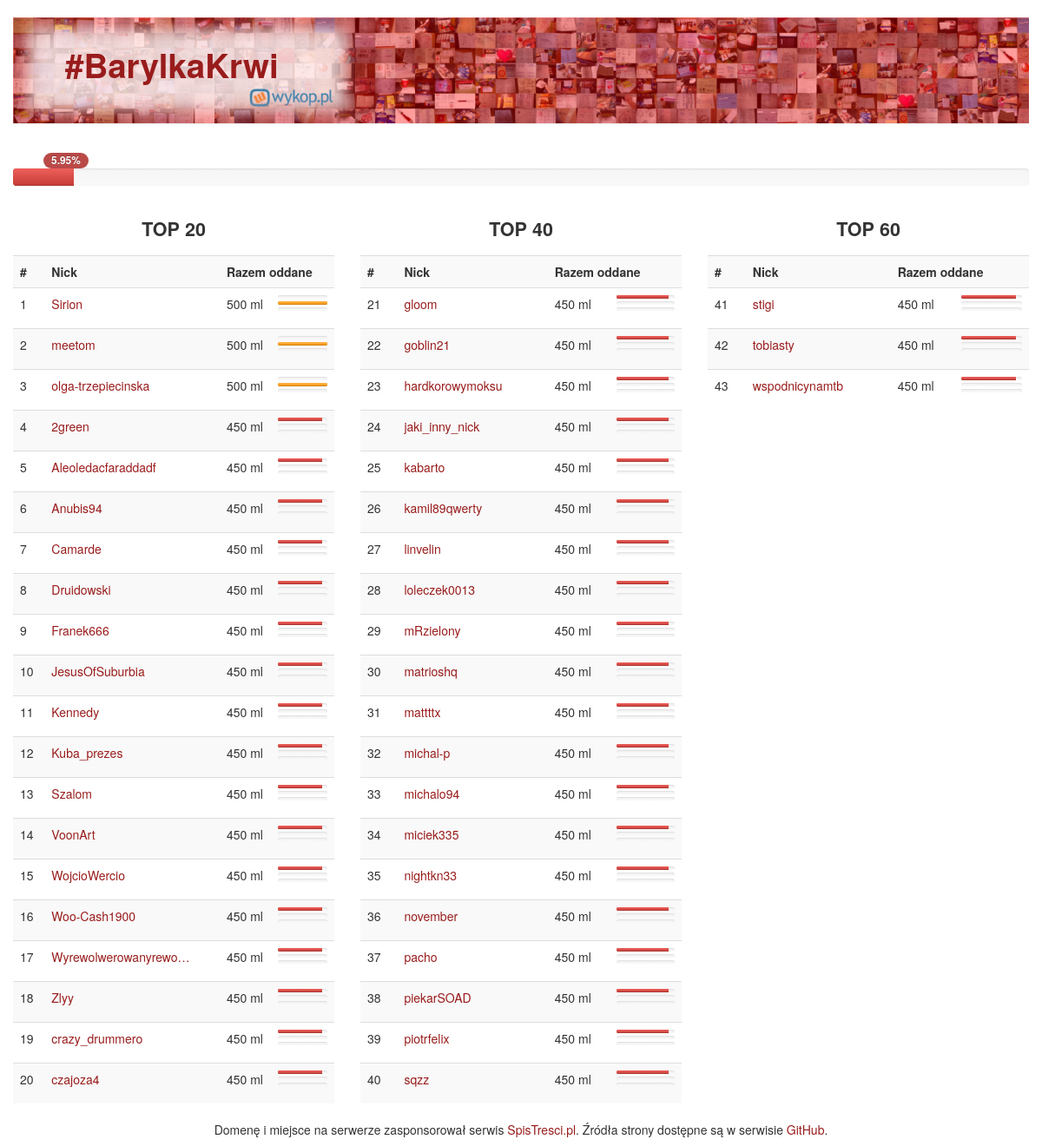
The page /ranking/ on the database its author committed.
### barylka_django/web/models.py (models this page shows)
class Donation(models.Model):
    donor = models.ForeignKey(User, related_name="donate")
    date = models.DateTimeField()
    type = models.CharField(max_length=10, choices=DONATION_TYPE)
    value = models.IntegerField()
    entry = models.ForeignKey(DonationEntry)
    stamp_img_url = models.CharField(max_length=2048)
    barylka_edition = models.IntegerField()

### barylka_django/web/views.py (the view)
# urls.py: url(r'^ranking/$', 'barylka_django.web.views.rank', name='rank'),
def rank(request, edition=2):
    editon_obj = Edition.objects.filter(number=edition)[0]
    c = {'edycja':editon_obj}
    c["total"] = Donation.objects.filter(barylka_edition=edition).aggregate(Sum('value'))["value__sum"]
    c["procent_zapelnienia"] = float("%.2f" % ((c["total"]/float(editon_obj.capacity))*100))
    rank = Donation.objects.filter(barylka_edition=edition).values("donor", "donor__blood_type").annotate(total=Sum("value")).order_by("-total")
    rank = [rank[x:x+20] for x in range(0, len(rank),20)]
    c["rank"] = [rank[x:x+3] for x in range(0, len(rank),3)]
    rr={}
    user_stat={}
    for type, ml in DONATION_TYPE:
        rr["type"] = Donation.objects.filter(barylka_edition=edition).filter(type=type).values("donor").annotate(**{"total_"+type:Sum("value")}).order_by("-total_"+type)
        for dic in rr["type"]:
            if dic["donor"] not in user_stat:
                user_stat[dic["donor"]]={}
            user_stat[dic["donor"]]["total_"+type] = dic["total_"+type]
    for nick in user_stat.keys():
        for type, ml in DONATION_TYPE:
            if "total_"+type not in user_stat[nick]:
                user_stat[nick]["total_"+type]=0
    c["user_stat"] = user_stat
    c["total_by_type"] = {"max":0}
    for type, ml in DONATION_TYPE:
        c["total_by_type"][type] = Donation.objects.filter(barylka_edition=edition).filter(type=type).values("donor", "value").annotate(total=Sum("value")).order_by("-total")
        if c["total_by_type"][type]:
            c["total_by_type"][type] = c["total_by_type"][type][0]["total"]
            if c["total_by_type"][type] > c["total_by_type"]["max"]:
                c["total_by_type"]["max"] = c["total_by_type"][type]
        else:
            c["total_by_type"][type]=0
    return render(request, "ranking.html", c)

### barylka_django/web/templatetags/commontags.py (called while the page is built)
@register.filter
def key(d, key_name):
    return d[key_name]

### barylka_django/web/templates/ranking.html (shortened to what this page needs)
{% extends "base.html" %}
{% load staticfiles %}
{% load mathfilters %}
{% load commontags %}
{% block container %}
              {% for rank1 in rank %}
              <div class="row-fluid">
                  {% for rank2 in rank1 %}
                  <div class="span4">
                      <table class="table table-striped">
                          {% with forloop.parentloop.counter0|mul:60 as top_base%}
                          {% with forloop.counter|mul:20 as top%}
                          <caption><h3>TOP {{ top_base|add:top}}</h3></caption>
                          <tr>
                              <th> # </th>
                              <th>Nick</th>
                              <th>Razem oddane</th>
                          </tr>
                          {% for li in rank2 %}
                          <tr>
                              <td>{{ top_base|add:top|add:forloop.counter|sub:20 }}</td>
                              <td><a href="/ludzie/{{ li.donor }}/">{{ li.donor|truncatechars:20 }}</a></td>
                              <td><span class="span6">{{ li.total }} ml</span><span class="span6" data-toggle="tooltip" data-placement="left" title="{{ user_stat|key:li.donor|key:"total_Blood" }} ml krwi pełnej
{{ user_stat|key:li.donor|key:"total_Platelets" }} ml płytek krwi (po przeliczeniu na krew pełną)
{{ user_stat|key:li.donor|key:"total_Plasma" }} ml osocza (po przeliczeniu na krew pełną)">
                                  <div class="progress progress-danger" style="height: 4px; min-height: 4px; margin-bottom: 3px; "><div class="bar" style="width:{{ user_stat|key:li.donor|key:"total_Blood"|mul:100|div:total_by_type.max }}%"></div></div>
                                  <div class="progress progress-warning" style="height: 4px; min-height: 4px; margin-bottom: 3px; "><div class="bar" style="width:{{ user_stat|key:li.donor|key:"total_Platelets"|mul:100|div:total_by_type.max }}%"></div></div>
                                  <div class="progress progress-success" style="height: 4px; min-height: 4px; margin-bottom: 3px; "></div>
                                  </span>
                              </td>
                          </tr>
                          {% endfor %}
                          {% endwith %}
                          {% endwith %}
                      </table>
                  </div>
                  {% endfor %}
              </div>
              {% endfor %}
{% endblock container %}

### rows shown on the page
Donation: barylka_edition "2", donor "meetom", total "500"
Donation: counter "4", donor "2green", total "450", {{ user_stat|key:li.donor|key:"total_Blood"|mul:100|div:total_by_type.max }} 90.0 (drawn)
Donation: counter "10", donor "JesusOfSuburbia", total "450", {{ user_stat|key:li.donor|key:"total_Blood"|mul:100|div:total_by_type.max }} 90.0 (drawn)
Donation: counter "11", donor "Kennedy", total "450", {{ user_stat|key:li.donor|key:"total_Blood"|mul:100|div:total_by_type.max }} 90.0 (drawn)
Donation: counter "13", donor "Szalom", total "450", {{ user_stat|key:li.donor|key:"total_Blood"|mul:100|div:total_by_type.max }} 90.0 (drawn)
Donation: counter "15", donor "WojcioWercio", total "450", {{ user_stat|key:li.donor|key:"total_Blood"|mul:100|div:total_by_type.max }} 90.0 (drawn)
Donation: counter "19", donor "crazy_drummero", total "450", {{ user_stat|key:li.donor|key:"total_Blood"|mul:100|div:total_by_type.max }} 90.0 (drawn)
Donation: counter "21", donor "gloom", total "450", {{ user_stat|key:li.donor|key:"total_Blood"|mul:100|div:total_by_type.max }} 90.0 (drawn)
Donation: counter "24", donor "jaki_inny_nick", total "450", {{ user_stat|key:li.donor|key:"total_Blood"|mul:100|div:total_by_type.max }} 90.0 (drawn)
Donation: counter "25", donor "kabarto", total "450", {{ user_stat|key:li.donor|key:"total_Blood"|mul:100|div:total_by_type.max }} 90.0 (drawn)
Donation: counter "27", donor "linvelin", total "450", {{ user_stat|key:li.donor|key:"total_Blood"|mul:100|div:total_by_type.max }} 90.0 (drawn)
Donation: counter "28", donor "loleczek0013", total "450", {{ user_stat|key:li.donor|key:"total_Blood"|mul:100|div:total_by_type.max }} 90.0 (drawn)
Donation: counter "30", donor "matrioshq", total "450", {{ user_stat|key:li.donor|key:"total_Blood"|mul:100|div:total_by_type.max }} 90.0 (drawn)
Donation: counter "31", donor "mattttx", total "450", {{ user_stat|key:li.donor|key:"total_Blood"|mul:100|div:total_by_type.max }} 90.0 (drawn)
Donation: counter "40", donor "sqzz", total "450", {{ user_stat|key:li.donor|key:"total_Blood"|mul:100|div:total_by_type.max }} 90.0 (drawn)

### other values the page prints
{{ procent_zapelnienia }} "5.95"
{{ top_base|add:top }} "20" "40" "60"
{{ top_base|add:top|add:forloop.counter|sub:20 }} "1" "3" "5" "6" "7" "8" "9" "12" "14" "16" "17" "18" "20" "22" "23" "26" "29" "32" "33" "34" "35" "36" "37" "38" "39" "41" "42" "43"
{{ li.donor|truncatechars:20 }} "Sirion" "olga-trzepiecinska" "Aleoledacfaraddadf" "Anubis94" "Camarde" "Druidowski" "Franek666" "Kuba_prezes" "VoonArt" "Woo-Cash1900" "Wyrewolwerowanyrewo…" "Zlyy" "czajoza4" "goblin21" "hardkorowymoksu" "kamil89qwerty" "mRzielony" "michal-p" "michalo94" "miciek335" "nightkn33" "november" "pacho" "piekarSOAD" "piotrfelix" "stigi" "tobiasty" "wspodnicynamtb"
{{ li.total }} "500" "500" "450" "450" "450" "450" "450" "450" "450" "450" "450" "450" "450" "450" "450" "450" "450" "450" "450" "450" "450" "450" "450" "450" "450" "450" "450" "450"
